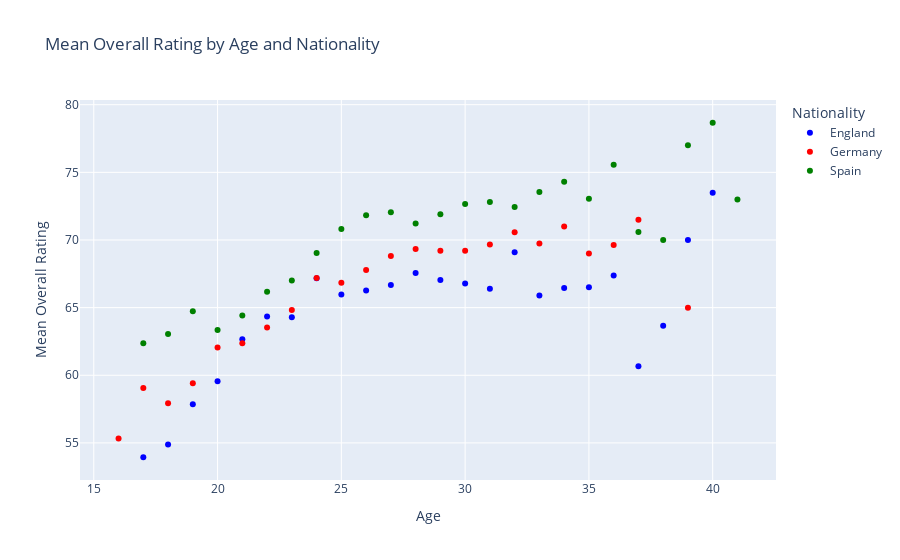

This figure's notebook cell:
### Code cell
# making the plot
import plotly
import plotly.express as px

# Filter for the three countries
countries = ['England', 'Germany', 'Spain']
df_filtered = df_fifa[df_fifa['Nationality'].isin(countries)]

# Group by Nationality and Age, calculate mean Overall rating
df_grouped = df_filtered.groupby(['Nationality', 'Age'])['Overall'].mean().reset_index()

# Create scatter plot
fig = px.scatter(df_grouped, 
                 x='Age', 
                 y='Overall', 
                 color='Nationality',
                 title='Mean Overall Rating by Age and Nationality',
                 labels={'Overall': 'Mean Overall Rating', 'Age': 'Age'},
                 color_discrete_map={'England': 'blue', 'Germany': 'red', 'Spain': 'green'})

fig.show()

# Export as HTML
fig.write_html('age_ratings_nationality.html')

### Figure 1 — Plotly figure (JSON) as saved in the notebook; plotly's stock layout.template omitted (floating-point values rounded to 4 significant figures)
{"data": [{"hovertemplate": "Nationality=England<br>Age=%{x}<br>Mean Overall Rating=%{y}<extra></extra>", "legendgroup": "England", "marker": {"color": "blue", "symbol": "circle"}, "mode": "markers", "name": "England", "orientation": "v", "showlegend": true, "type": "scatter", "x": [17, 18, 19, 20, 21, 22, 23, 24, 25, 26, 27, 28, 29, 30, 31, 32, 33, 34, 35, 36, 37, 38, 39, 40], "xaxis": "x", "y": [53.94, 54.88, 57.85, 59.56, 62.67, 64.34, 64.28, 67.17, 65.97, 66.27, 66.67, 67.56, 67.04, 66.78, 66.4, 69.09, 65.9, 66.45, 66.5, 67.38, 60.67, 63.67, 70.0, 73.5], "yaxis": "y"}, {"hovertemplate": "Nationality=Germany<br>Age=%{x}<br>Mean Overall Rating=%{y}<extra></extra>", "legendgroup": "Germany", "marker": {"color": "red", "symbol": "circle"}, "mode": "markers", "name": "Germany", "orientation": "v", "showlegend": true, "type": "scatter", "x": [16, 17, 18, 19, 20, 21, 22, 23, 24, 25, 26, 27, 28, 29, 30, 31, 32, 33, 34, 35, 36, 37, 39], "xaxis": "x", "y": [55.33, 59.05, 57.94, 59.42, 62.05, 62.37, 63.53, 64.82, 67.18, 66.84, 67.77, 68.81, 69.34, 69.2, 69.2, 69.66, 70.57, 69.73, 71.0, 69.0, 69.62, 71.5, 65.0], "yaxis": "y"}, {"hovertemplate": "Nationality=Spain<br>Age=%{x}<br>Mean Overall Rating=%{y}<extra></extra>", "legendgroup": "Spain", "marker": {"color": "green", "symbol": "circle"}, "mode": "markers", "name": "Spain", "orientation": "v", "showlegend": true, "type": "scatter", "x": [17, 18, 19, 20, 21, 22, 23, 24, 25, 26, 27, 28, 29, 30, 31, 32, 33, 34, 35, 36, 37, 38, 39, 40, 41], "xaxis": "x", "y": [62.38, 63.05, 64.74, 63.34, 64.42, 66.18, 67.0, 69.04, 70.81, 71.82, 72.04, 71.23, 71.91, 72.65, 72.81, 72.44, 73.55, 74.31, 73.04, 75.56, 70.6, 70.0, 77.0, 78.67, 73.0], "yaxis": "y"}], "layout": {"legend": {"title": {"text": "Nationality"}, "tracegroupgap": 0}, "title": {"text": "Mean Overall Rating by Age and Nationality"}, "xaxis": {"anchor": "y", "domain": [0, 1], "title": {"text": "Age"}}, "yaxis": {"anchor": "x", "domain": [0, 1], "title": {"text": "Mean Overall Rating"}}}}
